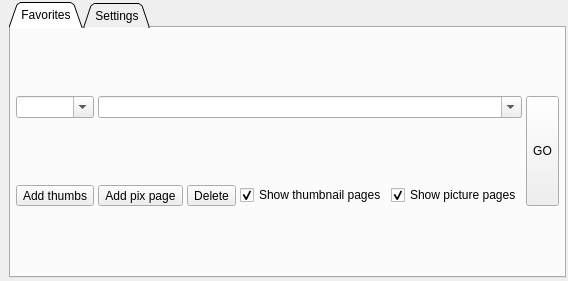
<?xml version="1.0" encoding="UTF-8"?>
<ui version="4.0">
 <class>ToolBox</class>
 <widget class="QMainWindow" name="ToolBox">
  <property name="geometry">
   <rect>
    <x>0</x>
    <y>0</y>
    <width>512</width>
    <height>281</height>
   </rect>
  </property>
  <property name="windowTitle">
   <string>MainWindow</string>
  </property>
  <widget class="QWidget" name="centralwidget">
   <layout class="QVBoxLayout" name="verticalLayout">
    <property name="spacing">
     <number>4</number>
    </property>
    <property name="topMargin">
     <number>2</number>
    </property>
    <property name="rightMargin">
     <number>2</number>
    </property>
    <property name="bottomMargin">
     <number>3</number>
    </property>
    <item>
     <widget class="QTabWidget" name="tabs">
      <property name="tabPosition">
       <enum>QTabWidget::North</enum>
      </property>
      <property name="tabShape">
       <enum>QTabWidget::Triangular</enum>
      </property>
      <property name="currentIndex">
       <number>0</number>
      </property>
      <property name="tabsClosable">
       <bool>false</bool>
      </property>
      <property name="movable">
       <bool>false</bool>
      </property>
      <property name="tabBarAutoHide">
       <bool>true</bool>
      </property>
      <widget class="QWidget" name="tab_fav">
       <attribute name="title">
        <string>Favorites</string>
       </attribute>
       <layout class="QGridLayout" name="gridLayout">
        <property name="leftMargin">
         <number>5</number>
        </property>
        <property name="topMargin">
         <number>5</number>
        </property>
        <property name="rightMargin">
         <number>5</number>
        </property>
        <property name="bottomMargin">
         <number>5</number>
        </property>
        <property name="spacing">
         <number>4</number>
        </property>
        <item row="0" column="0">
         <widget class="QComboBox" name="combo_category">
          <property name="editable">
           <bool>true</bool>
          </property>
         </widget>
        </item>
        <item row="0" column="1" colspan="4">
         <widget class="QComboBox" name="combo_url">
          <property name="editable">
           <bool>true</bool>
          </property>
         </widget>
        </item>
        <item row="0" column="5" rowspan="2">
         <widget class="QToolButton" name="bn_go">
          <property name="sizePolicy">
           <sizepolicy hsizetype="Fixed" vsizetype="Expanding">
            <horstretch>0</horstretch>
            <verstretch>0</verstretch>
           </sizepolicy>
          </property>
          <property name="text">
           <string>GO</string>
          </property>
         </widget>
        </item>
        <item row="1" column="0">
         <widget class="QToolButton" name="bn_add_thumb">
          <property name="text">
           <string>Add thumbs</string>
          </property>
         </widget>
        </item>
        <item row="1" column="1">
         <widget class="QToolButton" name="bn_add_pix">
          <property name="text">
           <string>Add pix page</string>
          </property>
         </widget>
        </item>
        <item row="1" column="3">
         <widget class="QCheckBox" name="check_thumbs_show">
          <property name="text">
           <string>Show thumbnail pages</string>
          </property>
          <property name="checked">
           <bool>true</bool>
          </property>
         </widget>
        </item>
        <item row="1" column="4">
         <widget class="QCheckBox" name="check_pix_show">
          <property name="text">
           <string>Show picture pages</string>
          </property>
          <property name="checked">
           <bool>true</bool>
          </property>
         </widget>
        </item>
        <item row="1" column="2">
         <widget class="QToolButton" name="bn_delete">
          <property name="text">
           <string>Delete</string>
          </property>
         </widget>
        </item>
       </layout>
      </widget>
      <widget class="QWidget" name="settings_tab">
       <attribute name="title">
        <string>Settings</string>
       </attribute>
       <layout class="QGridLayout" name="gridLayout_2">
        <item row="0" column="0">
         <widget class="QPushButton" name="pushButton_2">
          <property name="text">
           <string>PushButton</string>
          </property>
         </widget>
        </item>
       </layout>
      </widget>
     </widget>
    </item>
   </layout>
  </widget>
 </widget>
 <resources/>
 <connections/>
</ui>
